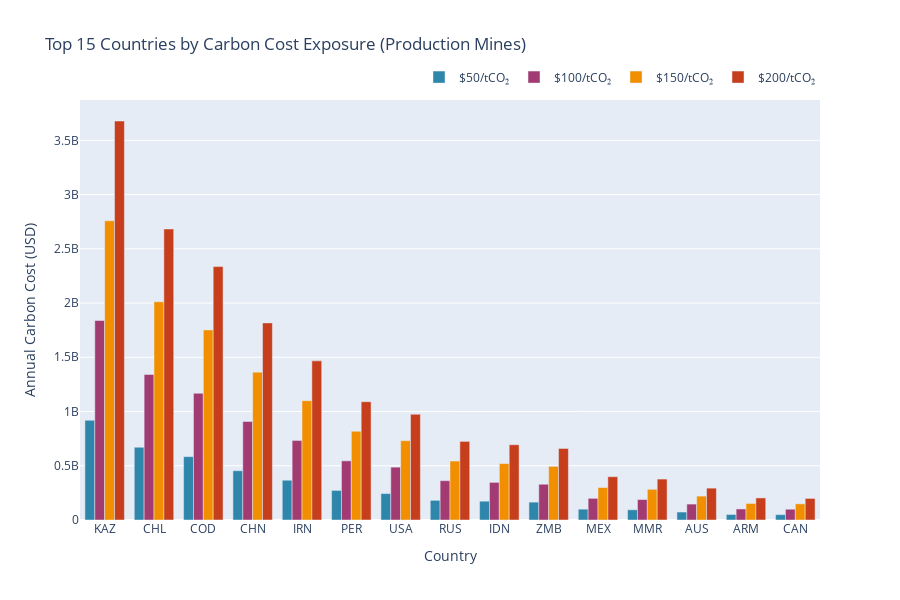

Here is the notebook cell this chart was saved with:
### Markdown cell above
### 4.4 Country-Level Aggregation

### Code cell
# Aggregate by country
country_exposure = df_production.groupby('iso3_country').agg({
    'source_id': 'count',
    'annual_emissions_t_co2e': 'sum',
    'carbon_cost_usd_50': 'sum',
    'carbon_cost_usd_100': 'sum',
    'carbon_cost_usd_150': 'sum',
    'carbon_cost_usd_200': 'sum'
}).reset_index()

country_exposure.columns = ['Country', 'Mines', 'Emissions (tCO₂)',
                           '$50/t', '$100/t', '$150/t', '$200/t']

top_countries = country_exposure.nlargest(15, '$100/t')

fig4 = go.Figure(data=[
    go.Bar(name='$50/tCO₂', x=top_countries['Country'], y=top_countries['$50/t'], marker_color=SCENARIO_COLORS['$50/tCO₂']),
    go.Bar(name='$100/tCO₂', x=top_countries['Country'], y=top_countries['$100/t'], marker_color=SCENARIO_COLORS['$100/tCO₂']),
    go.Bar(name='$150/tCO₂', x=top_countries['Country'], y=top_countries['$150/t'], marker_color=SCENARIO_COLORS['$150/tCO₂']),
    go.Bar(name='$200/tCO₂', x=top_countries['Country'], y=top_countries['$200/t'], marker_color=SCENARIO_COLORS['$200/tCO₂'])
])

fig4.update_layout(
    title='Top 15 Countries by Carbon Cost Exposure (Production Mines)',
    xaxis_title='Country',
    yaxis_title='Annual Carbon Cost (USD)',
    barmode='group',
    height=600,
    legend=dict(orientation='h', yanchor='bottom', y=1.02, xanchor='right', x=1)
)

fig4.show()

### Figure 1 — Plotly figure (JSON) as saved in the notebook; plotly's stock layout.template omitted (floating-point values rounded to 4 significant figures)
{"data": [{"marker": {"color": "#2E86AB"}, "name": "$50/tCO₂", "type": "bar", "x": ["KAZ", "CHL", "COD", "CHN", "IRN", "PER", "USA", "RUS", "IDN", "ZMB", "MEX", "MMR", "AUS", "ARM", "CAN"], "y": [919600000.0, 670800000.0, 584100000.0, 454300000.0, 366700000.0, 272646300, 243700000.0, 181200000.0, 173500000.0, 164800000.0, 99800000.0, 94319700, 73430000.0, 50870000.0, 49680000.0]}, {"marker": {"color": "#A23B72"}, "name": "$100/tCO₂", "type": "bar", "x": ["KAZ", "CHL", "COD", "CHN", "IRN", "PER", "USA", "RUS", "IDN", "ZMB", "MEX", "MMR", "AUS", "ARM", "CAN"], "y": [1839000000.0, 1342000000.0, 1168000000.0, 908600000.0, 733500000.0, 545292600, 487300000.0, 362400000.0, 346900000.0, 329700000.0, 199600000.0, 188639400, 146900000.0, 101700000.0, 99370000.0]}, {"marker": {"color": "#F18F01"}, "name": "$150/tCO₂", "type": "bar", "x": ["KAZ", "CHL", "COD", "CHN", "IRN", "PER", "USA", "RUS", "IDN", "ZMB", "MEX", "MMR", "AUS", "ARM", "CAN"], "y": [2759000000.0, 2012000000.0, 1752000000.0, 1363000000.0, 1100000000.0, 817938900, 731000000.0, 543600000.0, 520400000.0, 494500000.0, 299400000.0, 282959100, 220300000.0, 152600000.0, 149000000.0]}, {"marker": {"color": "#C73E1D"}, "name": "$200/tCO₂", "type": "bar", "x": ["KAZ", "CHL", "COD", "CHN", "IRN", "PER", "USA", "RUS", "IDN", "ZMB", "MEX", "MMR", "AUS", "ARM", "CAN"], "y": [3678000000.0, 2683000000.0, 2336000000.0, 1817000000.0, 1467000000.0, 1090585200, 974700000.0, 724800000.0, 693900000.0, 659300000.0, 399200000.0, 377278800, 293700000.0, 203500000.0, 198700000.0]}], "layout": {"barmode": "group", "height": 600, "legend": {"orientation": "h", "x": 1, "xanchor": "right", "y": 1.02, "yanchor": "bottom"}, "title": {"text": "Top 15 Countries by Carbon Cost Exposure (Production Mines)"}, "xaxis": {"title": {"text": "Country"}}, "yaxis": {"title": {"text": "Annual Carbon Cost (USD)"}}}}
